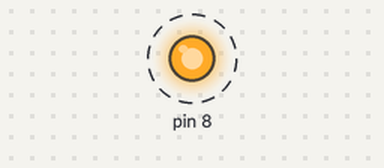
Bench run of a sketch on a simulated Arduino Uno, built with avr-gcc and run on an emulated ATmega328P. On the bench: output pins drawn as LEDs (lit = HIGH). Dashed ring = blinking.

Above: at 0.1 s.
Timing chart, 0 to 3.0 s (numbered marks = the images above):
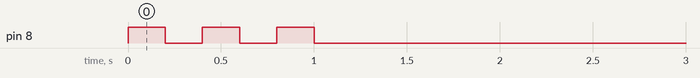

Measured:
- by itself, pin 8: alternates HIGH for 0.20 s and LOW for 0.20 s, 5 changes in all, then stays LOW

The sketch:

test.ino
```cpp
void setup()
{
    Serial.begin(9600);
    Serial.setTimeout(5000);

    pinMode(8, OUTPUT);
    digitalWrite(8, HIGH);
}

int num = 0;

int reciBytes[15] = {0x80, 0xd, 0x1, 0x1, 0x1, 0x2, 0x3, 0x4, 0x0, 0x5, 0x0, 0x6, 0x0, 0x7, 0x0};
const int c_receiBytesLen = 15;
int retBytes[5] = {0x80, 0x3, 0x1, 0x1, 0x2};
const int c_retBytesLen = 5;


void flash(int num)
{
  for(int i=1; i<=num; i++)
  {
    digitalWrite(8, HIGH);
    delay(200);
    digitalWrite(8, LOW);
    delay(200);
  }
}

void loop()
{
    flash(3);

    int numByteReceived = 0;
    while(numByteReceived < c_receiBytesLen)
    {
      int byteReceived = -1;
      if(Serial.available())
      {
        int byteReceived = Serial.read();
        flash(1);
      }
      else
        continue;

      if(byteReceived == reciBytes[numByteReceived])
      {
        ++numByteReceived;
      }
      delay(500);
    }

    for(int i=0; i<c_retBytesLen; i++)
    {
      Serial.write(retBytes[i]);
    }

    delay(1000);
}
```
